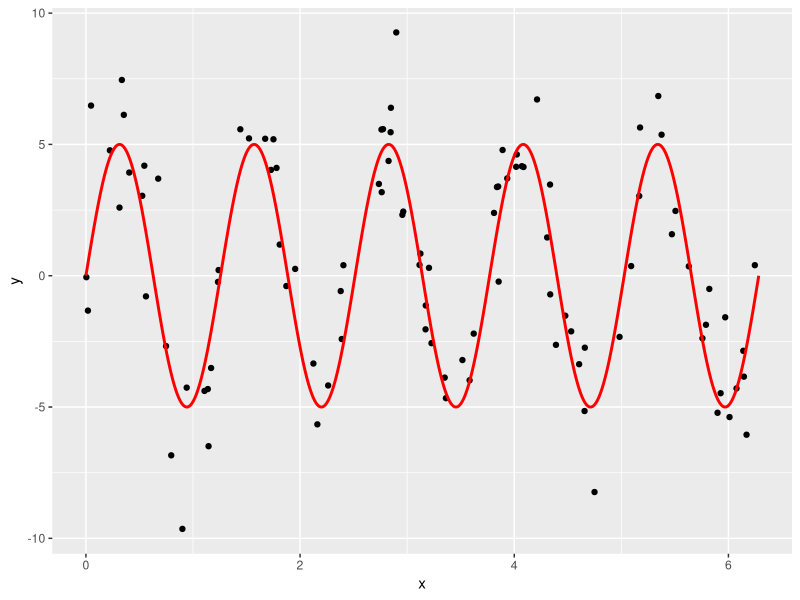

Here is the R script that generated this plot: (Note: a time limit stopped this script after it produced the figure.)
# Setup -------------------------------------------------------------------
library(tidyverse)
library(broom)

# Let these be:
# -true function f(x) for a one-dimensional predictor x
# -the standard deviation of the true epsilon i.e. the noise
f <- function(x) {
  5 * sin(5 * x)
}
sigma <- 2

# This function generates a random sample. Random in terms of both
# -the predictor x
# -the amount of noise eps
generate_sample <- function(f, sample_size, sigma) {
  data_frame(
    x = runif(n = sample_size, min = 0, max = 2 * pi),
    f_x = f(x),
    eps = rnorm(n = sample_size, mean = 0, sd = sigma),
    y = f_x + eps
  )
}

# Generate Training Data via Sampling -------------------------------------
# We observe points (x,y). Here we are pretending to know the exact break down
# of y into f(x) and eps:
train_data <-
  generate_sample(f, sample_size = 100, sigma = sigma) %>%
  dplyr::select(x, y)


# The true model f(x) is in red:
ggplot(train_data, aes(x = x)) +
  geom_point(aes(y = y)) +
  stat_function(
    data = data_frame(x = c(0, 2 * pi)),
    aes(x = x),
    fun = f,
    col = "red",
    n = 1000,
    size = 1
  )

  


# Compute MSE, Bias^2, Variance for Range of df --------------------------

# Number of simuations to average the behavior of f_hat = y_hat over
n_sim <- 10000
# Sample size of each training data
sample_size <- 200
# Value of x for test data
x0 <- 0.5
# Vector of different degrees of freedom to try:
df_vector <- c(3:99)

# Save values here:
MSE <- rep(0, length(df_vector))
bias_squared <- rep(0, length(df_vector))
variance <- rep(0, length(df_vector))

# Do your work here. You'll need a "pull back the curtain" moment at some point:

#iterate over df 
for (i in 3:99) {
  
  #create a vector to hold y_hat
  predictions <- rep(0, n_sim)
  
  #sample 10000 times
  for (j in 1:n_sim) {

    train_data <-
      generate_sample(f, sample_size = sample_size, sigma = sigma) %>%
      select(x, y)
    test_data <- data_frame(x = x0)
    model <- smooth.spline(x=train_data$x, y=train_data$y, df = i)
    
    #fit the model
    join_tab <- predict(model, x=test_data$x) %>%
      tbl_df() %>%
      rename(y_hat = y) 
    
    predictions[j] = join_tab$y_hat

    if (j %% 100 == 0) {
      print(i)
    }
  }
  
  #pull back the curtain
  truth <- data_frame(
    x = rep(x0, n_sim),
    f_x = f(x),
    eps = rnorm(n = n_sim, mean = 0, sd = 0.3),
    y = f_x + eps
  )
  
  truth <- truth %>%
    mutate(y_hat = predictions)
  
  #compute MSE, bias^2 and variance
  MSE[i-2] = mean((truth$y - truth$y_hat)^2)
  bias_squared[i-2] = mean(truth$f_x - truth$y_hat)^2
  variance[i-2] = var(truth$y_hat)
  
}


# Create Data Frames -------------------------------------------------------
# Create results data frame based on previous results
results <- data_frame(
  df = df_vector,
  MSE = MSE,
  bias_squared = bias_squared,
  variance = variance
)
# Convert to tidy data format (rows=observations, cols=variables) using
# tidyr::gather
results_tidy <- results %>%
  tidyr::gather(type, value,-df)





# Plots -------------------------------------------------------

# Plot bias_squared vs variance (on log vs log scale)
bias_sq_vs_var_plot <-
  ggplot(results, aes(x = bias_squared, y = variance)) +
  geom_text(aes(label = df)) +
  scale_y_log10() +
  scale_x_log10()
bias_sq_vs_var_plot
ggsave(
  file = "bias_sq_vs_var.pdf",
  plot = bias_sq_vs_var_plot,
  width = 6,
  height = 4
)

# Plot MSE, bias_squared, variance
MSE_plot <-
  ggplot(results_tidy, aes(x = df, y = value, col = type)) +
  geom_line()
MSE_plot
ggsave(
  file = "MSE.pdf",
  plot = MSE_plot,
  width = 6,
  height = 4
)
